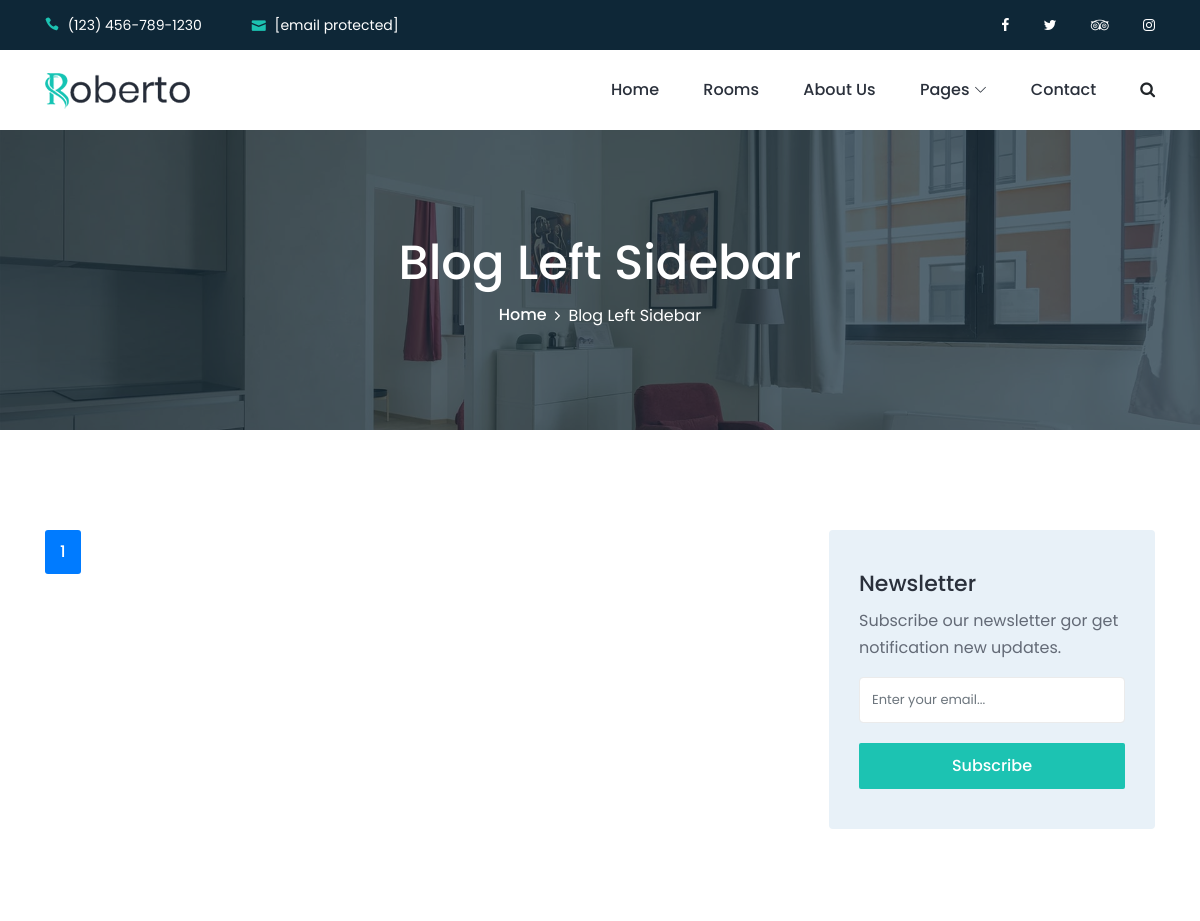
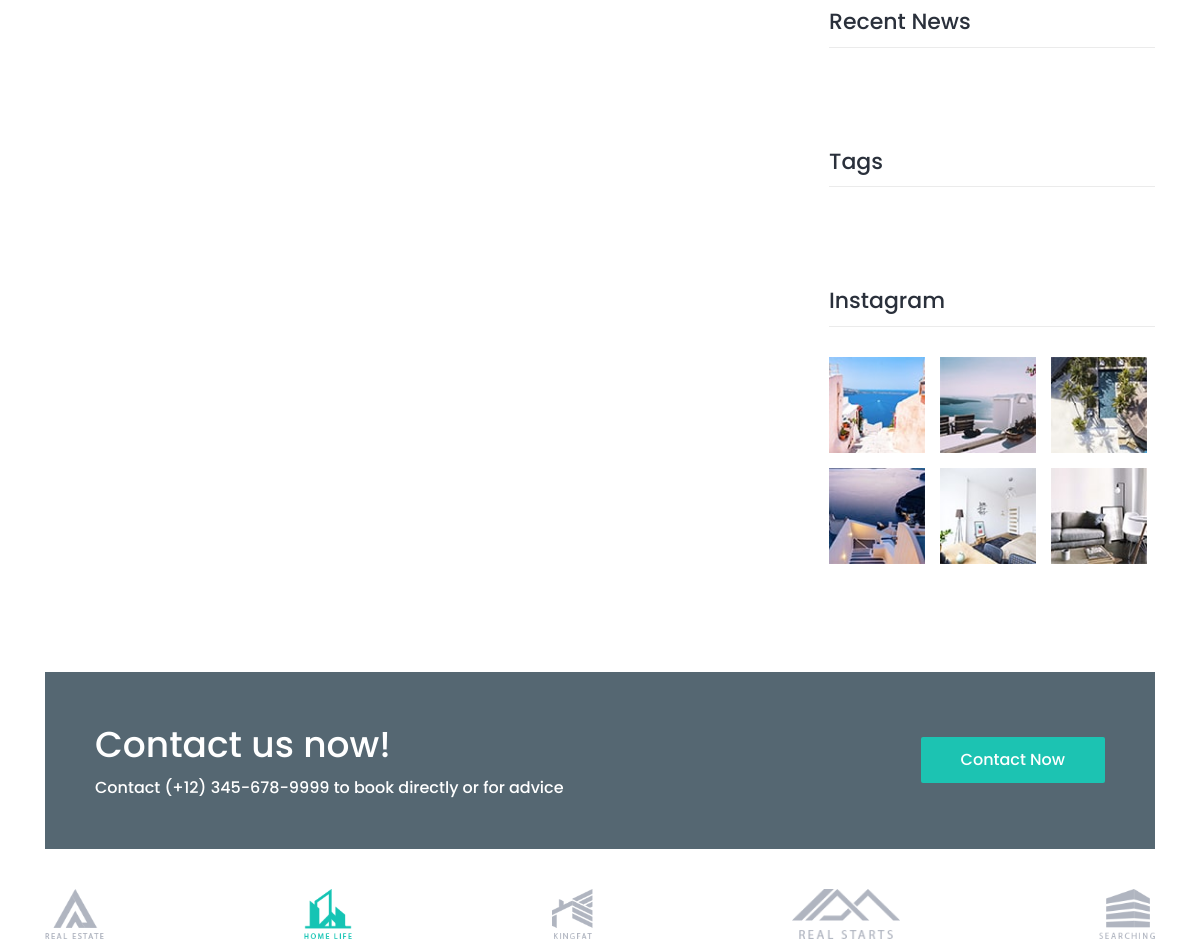
Before: /blog/ (upper part) with the older database file (2 pictures, top to bottom).
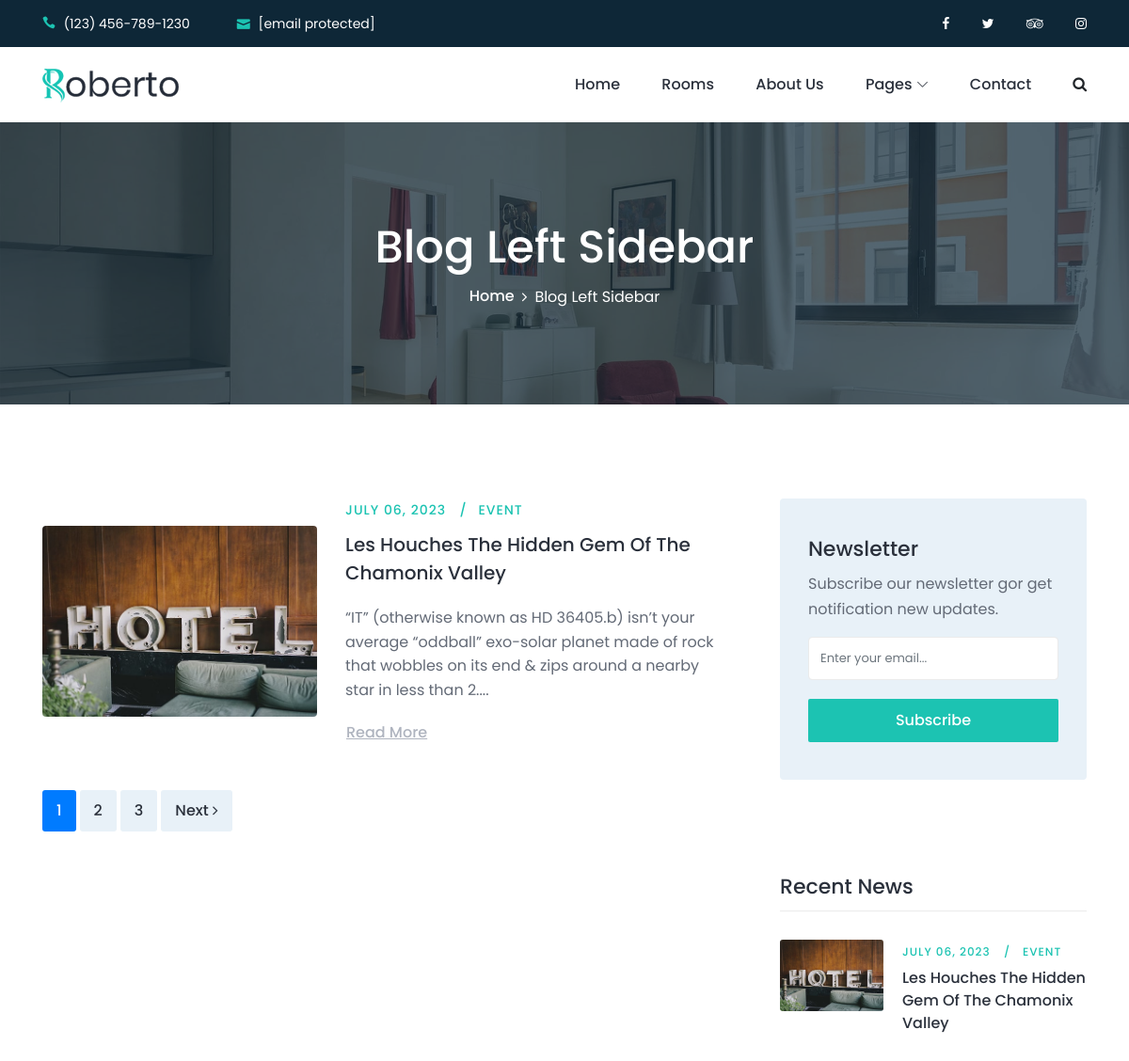
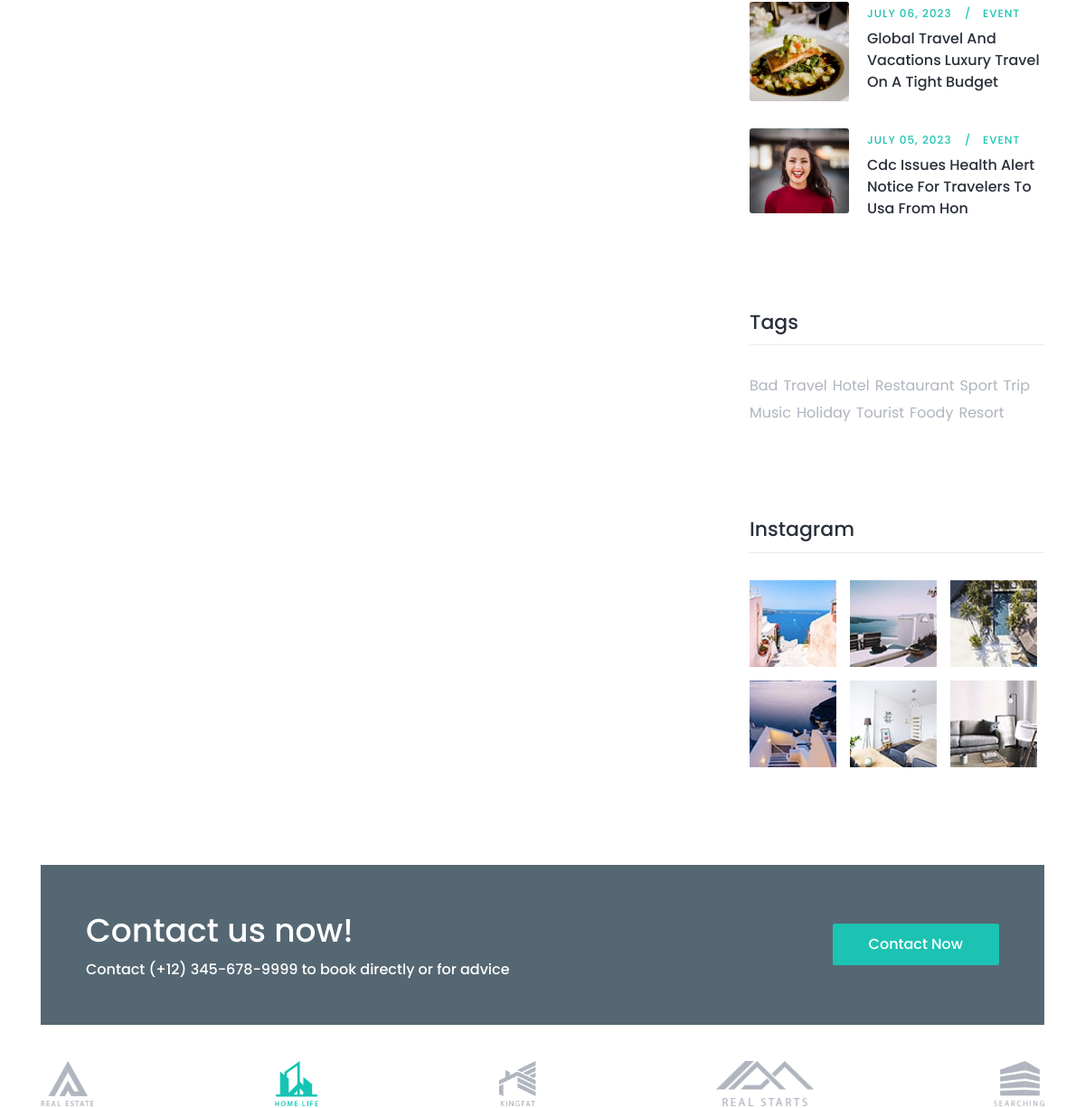
After: the same page with the newer database file (2 pictures, top to bottom).
### apps/blog/models.py (models this page shows, shortened)
class Base(models.Model):
    created_date = models.DateTimeField(auto_now_add=True)
    modified_date = models.DateTimeField(auto_now=True)
    class Meta:
        abstract = True

class Blog(Base):
    author = models.CharField(max_length=221, null=True, blank=True)
    title = models.CharField(max_length=221)
    slug = models.SlugField(unique_for_date='created_date')
    description = RichTextField(null=True, blank=True)
    image = models.ImageField(upload_to='blogs/')
    category = models.ForeignKey(Category, on_delete=models.SET_NULL, null=True, blank=True)
    tags = models.ManyToManyField(Tag)
    @property
    def url_detail_blog(self):
        url = reverse('blog:blog_detail', kwargs={
            'year': self.created_date.year,
            'month': self.created_date.month,
            'day': self.created_date.day,
            'slug': self.slug
        })
        return url

class Tag(models.Model):
    title = models.CharField(max_length=221)

### apps/blog/views.py (the view)
# urls.py: path('', blog, name='blog'),
def blog(request):
    blogs = Blog.objects.order_by('-id')
    tags = Tag.objects.order_by('-id')
    tag = request.GET.get('tag')
    if tag:
        blogs = blogs.filter(tags__title__exact=tag)
    paginator = Paginator(blogs, 1)  # Show 25 contacts per page.
    page_number = request.GET.get("page")
    page_obj = paginator.get_page(page_number)
    ctx = {
        'blogs': page_obj,
        'tags': tags,
    }
    return render(request, 'blog/blog.html', ctx)

### apps/blog/templatetags/resent_blogs.py (called while the page is built)
@register.simple_tag()
def resent_blog():
    return Blog.objects.order_by('-id')[:3]

@register.simple_tag()
def get_tags():
    return Tag.objects.all()

### templates/blog/blog.html (shortened to what this page needs)
{% extends 'base.html' %}
{% load static %}
{% load resent_blogs %}
{% resent_blog as r_b %}
{% block content %}
    <div class="breadcrumb-area bg-img bg-overlay jarallax"
         style="background-image: url({% static 'img/bg-img/17.jpg' %});">
        <div class="container h-100">
            <div class="row h-100 align-items-center">
                <div class="col-12">
                    <div class="breadcrumb-content text-center">
                        <h2 class="page-title">Blog Left Sidebar</h2>
                        <nav aria-label="breadcrumb">
                            <ol class="breadcrumb justify-content-center">
                                <li class="breadcrumb-item"><a href="{% url 'home:index' %}">Home</a></li>
                                <li class="breadcrumb-item active" aria-current="page">Blog Left Sidebar</li>
                            </ol>
                        </nav>
                    </div>
                </div>
            </div>
        </div>
    </div>
    <div class="roberto-news-area section-padding-100-0">
        <div class="container">
            <div class="row justify-content-center">
                <div class="col-12 col-lg-8">
                    {% for blog in blogs %}
                        <div class="single-blog-post d-flex align-items-center mb-50 wow fadeInUp"
                             data-wow-delay="500ms">
                            {% if blog.image %}
                                <div class="post-thumbnail">
                                    <a href=""><img src="{{ blog.image.url }}" alt=""></a>
                                </div>
                            {% endif %}
                            <div class="post-content">
                                <div class="post-meta">
                                    <a href="#" class="post-author">{{ blog.created_date|date:"F d, Y" }}</a>
                                    <a href="#" class="post-tutorial">Event</a>
                                </div>
                                <a href="" class="post-title">{{ blog.title }}</a>
                                <p>{{ blog.description|safe|slice:"200" }}...</p>
                                <a href="{{ blog.url_detail_blog }}" class="btn continue-btn">Read More</a>
                            </div>
                        </div>
                    {% endfor %}
                    <nav class="roberto-pagination wow fadeInUp mb-100" data-wow-delay="600ms">
                        <ul class="pagination">
                            {% for page in blogs.paginator.page_range %}
                                {% if page == blogs.number %}
                                    <li class="page-item active"><a class="page-link" href="?page={{ page }}">{{ page }}</a>
                                    </li>
                                {% else %}
                                    <li class="page-item"><a class="page-link" href="?page={{ page }}">{{ page }}</a>
                                    </li>
                                {% endif %}
                            {% endfor %}
                            {% if blogs.has_next %}
                                <li class="page-item"><a class="page-link" href="?page={{ blogs.next_page_number }}">Next
                                    <i
                                            class="fa fa-angle-right"></i></a>
                                </li>
                            {% endif %}
                        </ul>
                    </nav>
                </div>
                {% include 'sidebar.html' %}
            </div>
        </div>
    </div>
{% endblock %}

### templates/base.html (shortened to what this page needs)
{% load static %}
<!DOCTYPE html>
<html lang="en">
<head>
    <link rel="stylesheet" href="{% static 'css/main.css' %}">
</head>
<body>
{% include 'header.html' %}
{% block content %}
{% endblock %}
<section class="roberto-cta-area">
    <div class="container">
        <div class="cta-content bg-img bg-overlay jarallax"
             style="background-image: url({% static 'img/bg-img/1.jpg' %});">
            <div class="row align-items-center">
                <div class="col-12 col-md-7">
                    <div class="cta-text mb-50">
                        <h2>Contact us now!</h2>
                        <h6>Contact (+12) 345-678-9999 to book directly or for advice</h6>
                    </div>
                </div>
                <div class="col-12 col-md-5 text-right">
                    <a href="{% url 'contact:contact' %}" class="btn roberto-btn mb-50">Contact Now</a>
                </div>
            </div>
        </div>
    </div>
</section>
<div class="partner-area">
    <div class="container">
        <div class="row">
            <div class="col-12">
                <div class="partner-logo-content d-flex align-items-center justify-content-between wow fadeInUp"
                     data-wow-delay="300ms">
                    <a href="#" class="partner-logo"><img src="{% static 'img/core-img/p1.png' %}" alt=""></a>
                    <a href="#" class="partner-logo"><img src="{% static 'img/core-img/p2.png' %}" alt=""></a>
                    <a href="#" class="partner-logo"><img src="{% static 'img/core-img/p3.png' %}" alt=""></a>
                    <a href="#" class="partner-logo"><img src="{% static 'img/core-img/p4.png' %}" alt=""></a>
                    <a href="#" class="partner-logo"><img src="{% static 'img/core-img/p5.png' %}" alt=""></a>
                </div>
            </div>
        </div>
    </div>
</div>
</body>
</html>

### templates/header.html (shortened to what this page needs)
{% load static %}
<header class="header-area">
    <div class="search-form d-flex align-items-center">
        <div class="container">
            <form action="https://preview.colorlib.com/theme/roberto/index.html" method="get">
                <button type="submit"></button>
            </form>
        </div>
    </div>
    <div class="top-header-area">
        <div class="container">
            <div class="row">
                <div class="col-6">
                    <div class="top-header-content">
                        <a href="#"><i class="icon_phone"></i> <span>(123) 456-789-1230</span></a>
                        <a href="#"><i class="icon_mail"></i> <span><span class="__cf_email__"
                                                                          data-cfemail="f59c9b939adb969a999a87999c97b59298949c99db969a98">[email&#160;protected]</span></span></a>
                    </div>
                </div>
                <div class="col-6">
                    <div class="top-header-content">
                        <div class="top-social-area ml-auto">
                            <a href="#"><i class="fa fa-facebook" aria-hidden="true"></i></a>
                            <a href="#"><i class="fa fa-twitter" aria-hidden="true"></i></a>
                            <a href="#"><i class="fa fa-tripadvisor" aria-hidden="true"></i></a>
                            <a href="#"><i class="fa fa-instagram" aria-hidden="true"></i></a>
                        </div>
                    </div>
                </div>
            </div>
        </div>
    </div>
    <div class="main-header-area">
        <div class="classy-nav-container breakpoint-off">
            <div class="container">
                <nav class="classy-navbar justify-content-between" id="robertoNav">
                    <a class="nav-brand" href="{% url 'home:index' %}"><img src="{% static 'img/core-img/logo.png' %}"
                                                                            alt=""></a>
                    <div class="classy-menu">
                        <div class="classynav">
                            <ul id="nav">
                                <li class="active"><a href="{% url 'home:index' %}">Home</a></li>
                                <li><a href="{% url 'booking:room' %}">Rooms</a></li>
                                <li><a href="{% url 'home:about' %}">About Us</a></li>
                                <li><a href="#">Pages</a>
                                </li>
                                <li><a href="{% url 'contact:contact' %}">Contact</a></li>
                            </ul>
                            <div class="search-btn ml-4">
                                <i class="fa fa-search" aria-hidden="true"></i>
                            </div>
                        </div>
                    </div>
                </nav>
            </div>
        </div>
    </div>
</header>

### templates/sidebar.html
{% load static %}
{% load resent_blogs %}
{% resent_blog as r_b %}
{% get_tags as tags %}
<div class="col-12 col-sm-8 col-md-6 col-lg-4">
    <div class="roberto-sidebar-area pl-md-4">
        <div class="single-widget-area mb-100">
            <div class="newsletter-form">
                <h5>Newsletter</h5>
                <p>Subscribe our newsletter gor get notification new updates.</p>
                <form action="#" method="post">
                    <input type="email" name="nl-email" id="nlEmail" class="form-control"
                           placeholder="Enter your email...">
                    <button type="submit" class="btn roberto-btn w-100">Subscribe</button>
                </form>
            </div>
        </div>
        <div class="single-widget-area mb-100">
            <h4 class="widget-title mb-30">Recent News</h4>
            {% for new in r_b.all %}
                <div class="single-recent-post d-flex">
                    {% if new.image %}
                        <div class="post-thumb">
                            <a href=""><img src="{{ new.image.url }}"
                                            alt=""></a>
                        </div>
                    {% endif %}
                    <div class="post-content">
                        <div class="post-meta">
                            <a href="" class="post-author">{{ new.created_date|date:"F d, Y" }}</a>
                            <a href="{{ new.url_detail_blog }}" class="post-tutorial">Event</a>
                        </div>
                        <a href="{{ new.url_detail_blog }}" class="post-title">{{ new.title }}</a>
                    </div>
                </div>
            {% endfor %}
        </div>
        <div class="single-widget-area mb-100 clearfix">
            <h4 class="widget-title mb-30">Tags</h4>
            <ul class="popular-tags">
                {% for tag in tags %}
                    <li><a href="{% url 'blog:blog' %}?tag={{ tag.title }}">{{ tag.title }}</a></li>
                {% endfor %}
            </ul>
        </div>
        <div class="single-widget-area mb-100 clearfix">
            <h4 class="widget-title mb-30">Instagram</h4>
            <ul class="instagram-feeds">
                <li><a href="#"><img src="{% static 'img/bg-img/33.jpg' %}" alt=""></a></li>
                <li><a href="#"><img src="{% static 'img/bg-img/34.jpg' %}" alt=""></a></li>
                <li><a href="#"><img src="{% static 'img/bg-img/35.jpg' %}" alt=""></a></li>
                <li><a href="#"><img src="{% static 'img/bg-img/36.jpg' %}" alt=""></a></li>
                <li><a href="#"><img src="{% static 'img/bg-img/37.jpg' %}" alt=""></a></li>
                <li><a href="#"><img src="{% static 'img/bg-img/38.jpg' %}" alt=""></a></li>
            </ul>
        </div>
    </div>
</div>

### templates/footer.html (shortened to what this page needs)
{% load static %}

### static/css/default-assets/classy-nav.css (style rules this page uses)
.classy-nav-container { position: relative; z-index: 1; background-color: #ffffff; }
.classy-nav-container * { box-sizing: border-box; }
.classy-nav-container a { -webkit-transition-duration: 500ms; transition-duration: 500ms; text-decoration: none; outline: none; font-size: 14px; color: #232323; display: inline-block; }
.justify-content-between { -webkit-box-pack: justify; -ms-flex-pack: justify; justify-content: space-between; }
.justify-content-center { -webkit-box-pack: center; -ms-flex-pack: center; justify-content: center; }
.classy-navbar { width: 100%; height: 80px; display: -webkit-box; display: -ms-flexbox; display: flex; -webkit-box-align: center; -ms-flex-align: center; -ms-grid-row-align: center; align-items: center; }
.classy-navbar .nav-brand { font-size: 26px; font-weight: 500; color: #232323; display: inline-block; margin-right: 30px; }
.classynav ul li { display: inline-block; clear: both; position: inherit; z-index: 10; }
.classynav ul li.cn-dropdown-item { position: relative; z-index: 10; }
.classynav ul li a { padding: 0 15px; display: block; height: 40px; font-size: 14px; line-height: 39px; }
.classynav ul li.megamenu-item > a:after, .classynav ul li.has-down > a:after { font-family: 'classyfonts'; content: "\e900"; font-size: 12px; color: #000000; padding-left: 5px; -webkit-transition-duration: 500ms; transition-duration: 500ms; }
.breakpoint-off .classynav { display: -webkit-box; display: -ms-flexbox; display: flex; -webkit-box-align: center; -ms-flex-align: center; -ms-grid-row-align: center; align-items: center; }

### static/css/style.css (style rules this page uses)
.icon_search, .icon_star, .icon_mail, .icon_phone { font-family: 'ElegantIcons'; speak: none; font-style: normal; font-weight: normal; font-variant: normal; text-transform: none; line-height: 1; -webkit-font-smoothing: antialiased; }
.icon_mail:before { content: "\e076"; }
.icon_phone:before { content: "\e090"; }

Changed rows visible on the page:
added Blog: image (picture), created_date "JULY 06, 2023", title "Les Houches The Hidden Gem Of The Chamonix Valley", description "“IT” (otherwise known as HD 36405.b) isn’t your average “oddball” exo-solar planet made of rock that wobbles on its end & zips around a nearby star in less than 2."
added Blog: image (picture), created_date "JULY 06, 2023", title "Global Travel And Vacations Luxury Travel On A Tight Budget", shown under "Recent News"
added Blog: image (picture), created_date "JULY 05, 2023", title "Cdc Issues Health Alert Notice For Travelers To Usa From Hon", shown under "Recent News"
added Tag: title "Bad"
added Tag: title "Travel"
added Tag: title "Hotel"
added Tag: title "Restaurant"
added Tag: title "Sport"
added Tag: title "Trip"
added Tag: title "Music"
added Tag: title "Holiday"
added Tag: title "Tourist"
added Tag: title "Foody"
added Tag: title "Resort"
Other visible differences:
new list line: "2"
new list line: "3"
text now shown: "Next"
